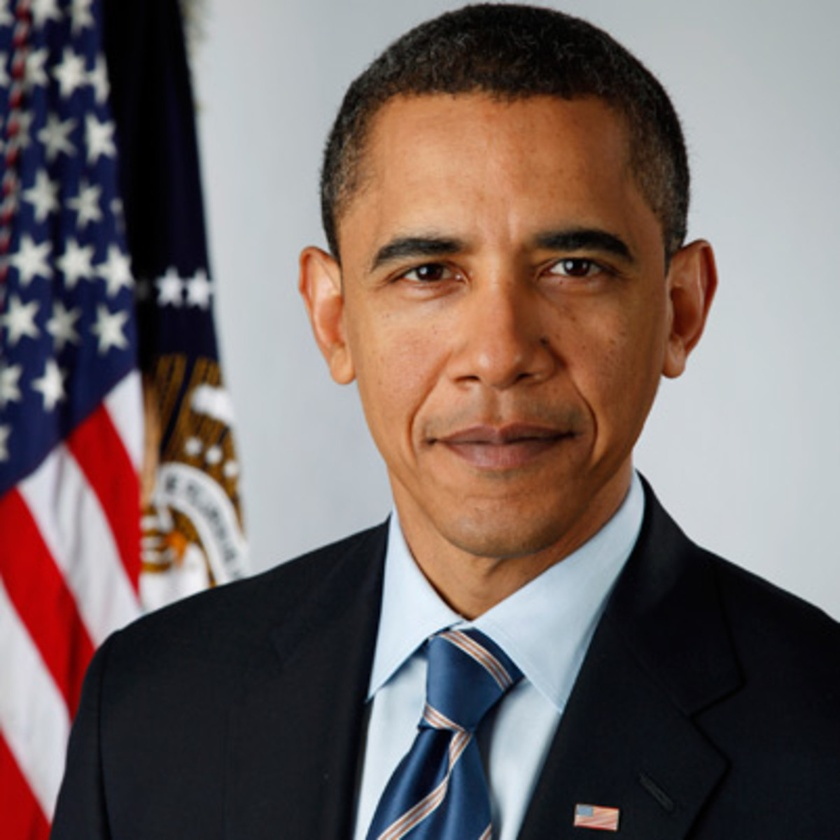
#> input picture Python/Image_Sketch/obama.jpg, 840 x 840 px, shrunk from 1200 x 1200 before the run
$ python -i Sketch.py   (imports and definitions only)
#> lines starting #> are read from the running program, lines starting #| are printed output that depends on the picture
#> further down, picture is the input picture: shape (840, 840, 3); mean B, G, R 99.8, 102.3, 116.3
# Importing Libraries
import cv2
import numpy as np
from skimage import io
from PIL import Image

# Making a sketch generating function

def sketch(img):
    # Converting image into grayscale
    img_gray = cv2.cvtColor(img, cv2.COLOR_BGR2GRAY)
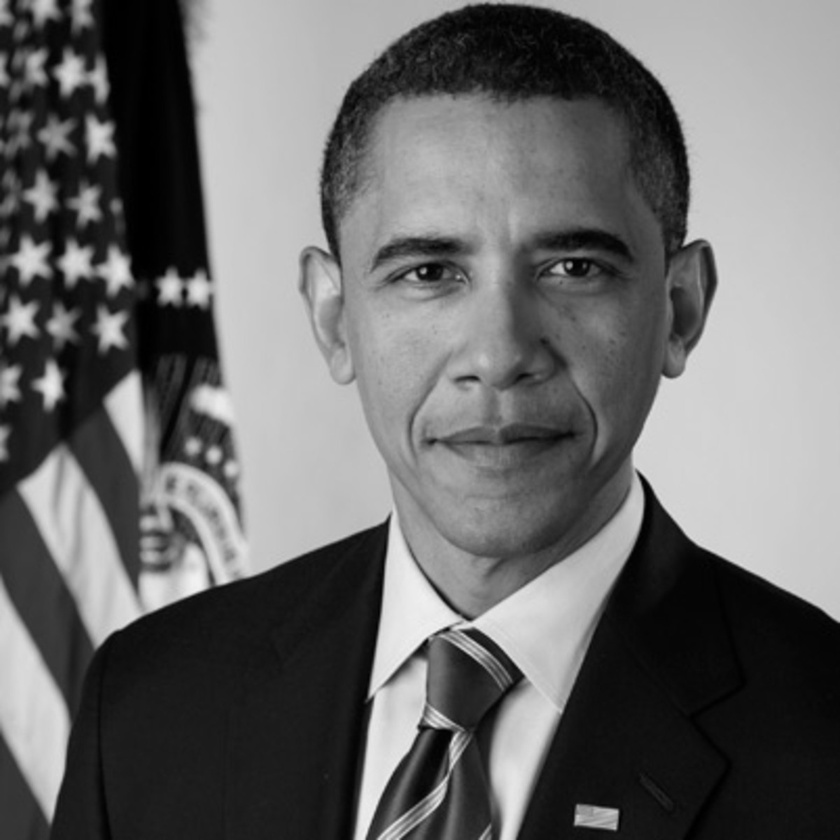
#> img_gray: shape (840, 840); min 0, max 241, mean 106.2
    RGB_img = cv2.cvtColor(img_gray, cv2.COLOR_BGR2RGB)

    # Clean up image using Gausian Blur
    img_gray_blur = cv2.GaussianBlur(RGB_img, (5, 5), 0)

    # Extracting edges
    canny_edges = cv2.Canny(img_gray_blur, 10, 70)
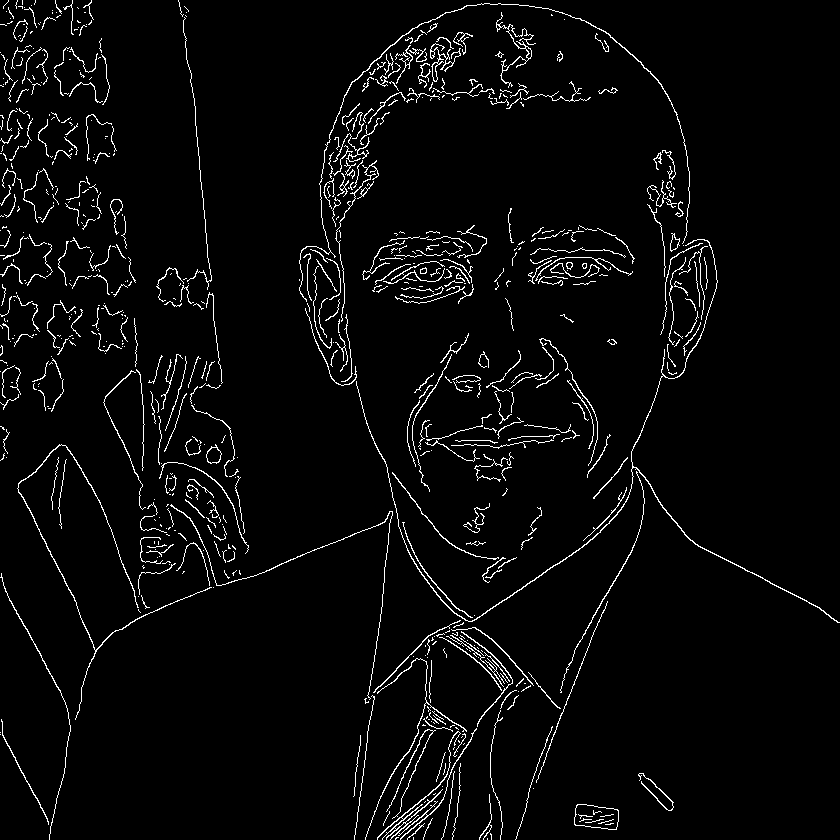
#> canny_edges: shape (840, 840); 3.5% white in thin lines or dots

    # Do an invert binarize the image
    ret, mask = cv2.threshold(canny_edges, 70, 255, cv2.THRESH_BINARY_INV)
#> mask: shape (840, 840); 96.5% white; black in thin lines or dots
    return mask

# Reading our image

# [7 lines not run here, left out]

>>> import cv2
>>> picture = cv2.imread('obama.jpg')
>>> result = sketch(picture)
